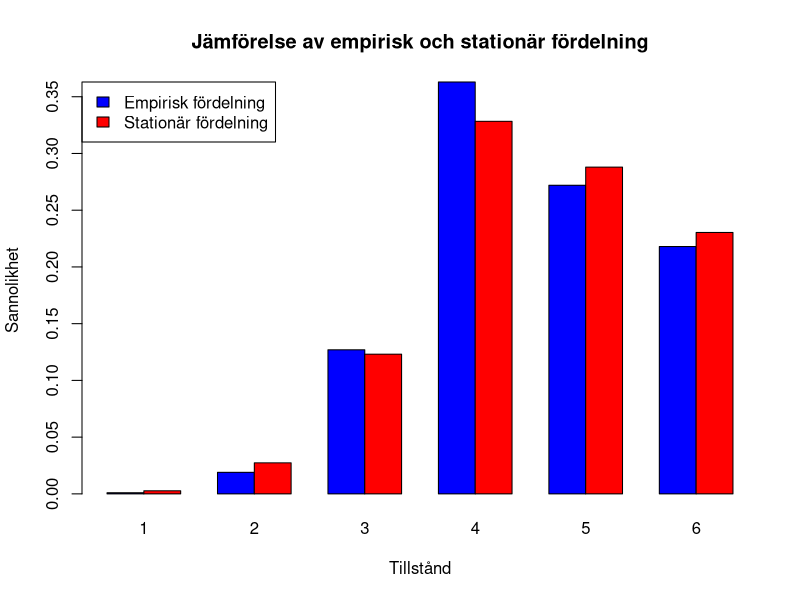

R code for this plot:
## ---- chunk 1
P <- matrix(c(0, 0, 0, 0.4, 0, 0.6,
0.1, 0.1, 0, 0.4, 0, 0.4,
0, 0.2, 0.2, 0.3, 0, 0.3,
0, 0, 0.3, 0.5, 0, 0.2,
0, 0, 0, 0.4, 0.6, 0,
0, 0, 0, 0, 0.5, 0.5),
nrow = 6,
ncol = 6,
byrow = TRUE)

mpow <- function(A, n) {
resultat <- diag(nrow(A))
potens <- n
while (potens > 0) {
resultat <- A %*% resultat
potens <- potens - 1
}
return(resultat)
}
## ---- chunk 2

Res <- mpow(P,4)
Res2 <- mpow(P,7)
Res3 <- mpow(P,14)
Res4 <- mpow(P,90)

print(Res[6,]) #a)
print(Res2[6,]) #b)
print(Res3[6,]) #c)
print(Res4[6,]) #d)
## ---- chunk 3
print(Res[3,]) #a)
print(Res2[3,]) #b)
print(Res3[3,]) #c)
print(Res4[3,]) #d)
## ---- chunk 4
mpow <- function(A, n) {
resultat <- diag(nrow(A))
potens <- n
while (potens > 0) {
resultat <- A %*% resultat
potens <- potens - 1
}
return(resultat)
}

rows_equal <- function(A, d = 4) {
A_new <- trunc(A * 10^d) # förstora talet och ta heltalsdelen
for (k in 2:nrow(A_new)) {
# Kolla om alla element i rad 1 är lika med motsvarande element i rad k
if (!all(A_new[1, ] == A_new[k, ])) {
# Om något element skiljer sig så är raderna ej lika
return(FALSE)
}
}
# Hamnar vi här så var alla rader lika
return(TRUE)
}

matrices_equal <- function(A, B, d = 4) {
A_new <- trunc(A * 10^d)
B_new <- trunc(B * 10^d)
if (all(A_new == B_new)) {
return(TRUE)
} else {
return(FALSE)
}
}

# Funktion för att hitta det minsta n där P^n konvergerar enligt kriterierna
find_convergence <- function(P, max_iter = 1000, d = 4) {
  n <- 1
  while (n <= max_iter) {
    P_n <- mpow(P, n)       # Beräkna P^n
    P_n_plus_1 <- mpow(P, n + 1)  # Beräkna P^{n+1}
    
    # Kontrollera om P^n ≈ P^{n+1} och om alla rader i P^n är identiska
    if (matrices_equal(P_n, P_n_plus_1, d) && rows_equal(P_n, d)) {
      cat("Konvergens uppnådd vid n =", n, "\n")
      cat("En rad i P^n (med 4 decimalers noggrannhet):\n")
      print(round(P_n[1, ], d))  # Skriv ut en rad med 4 decimaler
      return(n)
    }
    
    n <- n + 1  # Öka n och fortsätt loopen
  }
  
  cat("Ingen konvergens hittades inom", max_iter, "iterationer.\n")
  return(NA)
}
find_convergence(P)
## ---- chunk 5
# Funktion för att beräkna den stationära fördelningen
stationary_distribution <- function(P) {
  n <- nrow(P)  # Antal tillstånd
  I <- diag(n)  # Identitetsmatris
  
  # Skapa ekvationssystemet: pi (I - P) = 0 och sum(pi) = 1
  A <- t(I - P)  # Transponera (I - P) för att matcha ekvationen pi (I - P) = 0
  A <- rbind(A, rep(1, n))  # Lägg till ekvationen sum(pi) = 1
  
  # Högerled: en vektor med nollor och en etta
  b <- c(rep(0, n), 1)
  
  # Lös ekvationssystemet med minsta kvadratmetoden (eftersom systemet är överbestämt)
  pi <- qr.solve(A, b)
  
  return(pi)
}
pi <- stationary_distribution(P)
print("Den stationära fördelningen är:")
print(pi)
## ---- chunk 6
# Funktion för att simulera Markovkedjan
simulate_markov_chain <- function(P, start_state, n_days) {
  n_states <- nrow(P)  # Antal tillstånd
  states <- numeric(n_days)  # Vektor för att spara tillstånden
  current_state <- start_state  # Starta i det angivna tillståndet
  
  for (day in 1:n_days) {
    states[day] <- current_state  # Spara aktuellt tillstånd
    current_state <- sample(1:n_states, size = 1, prob = P[current_state, ])  # Simulera övergång
  }
  
  return(states)
}

# Funktion för att beräkna den empiriska fördelningen
empirical_distribution <- function(states, n_states) {
  counts <- table(factor(states, levels = 1:n_states))  # Räkna antalet dagar i varje tillstånd
  distribution <- counts / length(states)  # Normalisera till en fördelning
  return(distribution)
}

# Exempel på användning

start_state <- 5  # Starta i tillstånd 5
n_days <- 1000  # Simulera 1000 dagar

# Simulera Markovkedjan
states <- simulate_markov_chain(P, start_state, n_days)

# Beräkna den empiriska fördelningen
emp_dist <- empirical_distribution(states, nrow(P))

# Beräkna den stationära fördelningen
pi <- stationary_distribution(P)

# Skapa ett stapeldiagram för att jämföra fördelningarna
barplot(rbind(emp_dist, pi), beside = TRUE, col = c("blue", "red"),
        names.arg = 1:nrow(P), xlab = "Tillstånd", ylab = "Sannolikhet",
        main = "Jämförelse av empirisk och stationär fördelning",
        legend.text = c("Empirisk fördelning", "Stationär fördelning"),
        args.legend = list(x = "topleft"))
